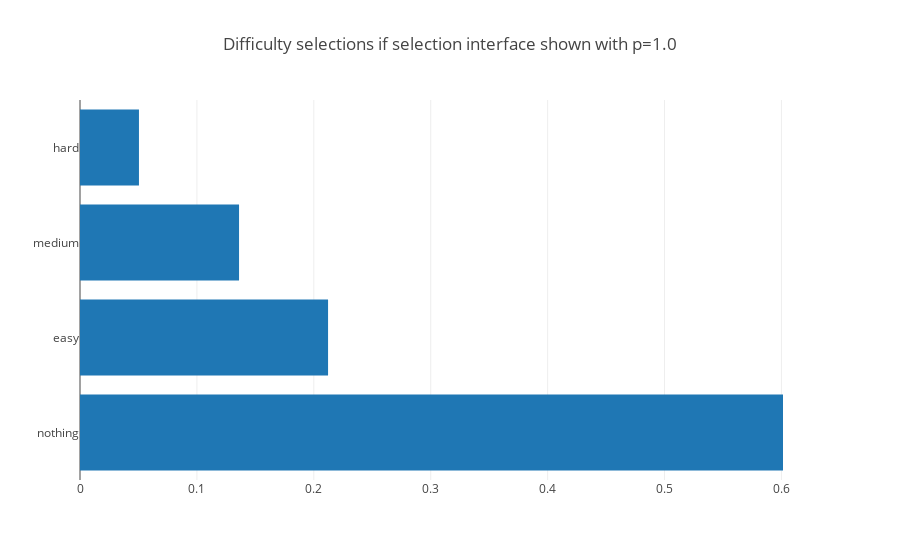

The code cell stored with this chart in its notebook:
### Code cell
plotdict(get_choose_difficulty_counts_for_user_list_user_normalized(frequency_of_choose_difficulty_to_users['1.0']), 'Difficulty selections if selection interface shown with p=1.0')

### Figure 1 — Plotly figure (JSON) as saved in the notebook; plotly's stock layout.template omitted (floating-point values rounded to 4 significant figures)
{"data": [{"orientation": "h", "type": "bar", "uid": "e0464c6a-4d70-4aba-96c2-8cfda40d8747", "x": [0.6013, 0.2122, 0.1361, 0.05043], "y": ["nothing", "easy", "medium", "hard"]}], "layout": {"title": {"text": "Difficulty selections if selection interface shown with p=1.0"}}}
